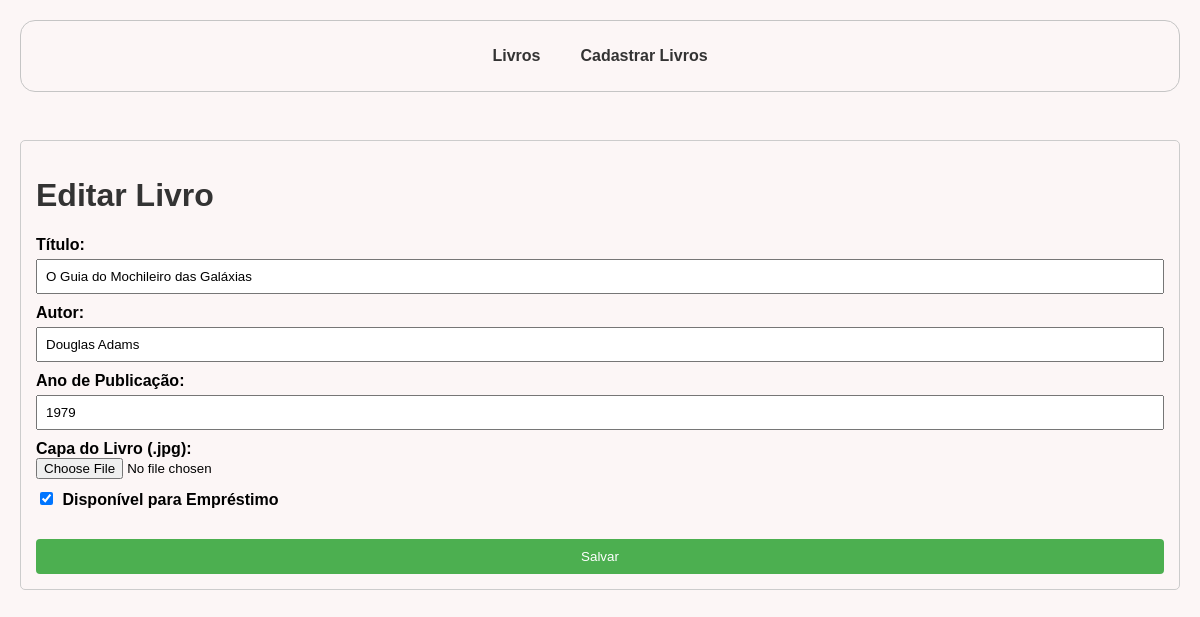
Page /edit/1 on the earlier database version.
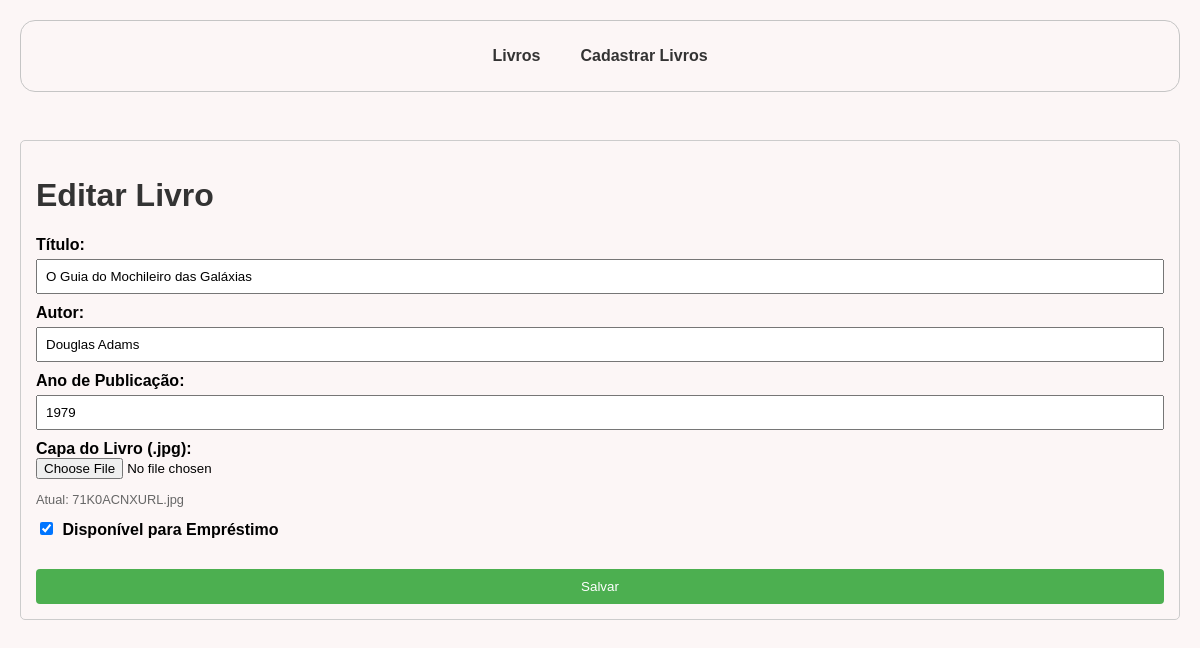
Same page on the later database version.
### tables this page shows
CREATE TABLE livros (
    id INTEGER PRIMARY KEY AUTOINCREMENT,
    titulo TEXT NOT NULL,
    autor TEXT NOT NULL,
    ano_publicacao INTEGER,
    disponivel BOOLEAN,
    capa TEXT
);

### app_flask.py (the view, shortened to what this page needs)
@app.route('/edit/<int:id>', methods=['GET', 'POST'])
def edit_book(id):
    conn = get_db_connection()
    livro = conn.execute('SELECT * FROM livros WHERE id = ?', (id,)).fetchone()
    conn.close()
    return render_template('edit_book.html', livro=livro)

### app_flask.py (called while the page is built)
def get_db_connection():
    conn = sqlite3.connect(DATABASE_NAME)
    conn.row_factory = sqlite3.Row
    return conn

### templates/edit_book.html (shortened to what this page needs)
<!DOCTYPE html>
<html lang="pt-BR">
<head>
    <link rel="stylesheet" href="{{ url_for('static', filename='style.css') }}">
</head>
<body>
    <div class="navbar">
        <a href="{{ url_for('list_books') }}" class="nav-link">Livros</a>
        <a href="{{ url_for('add_book') }}" class="nav-link">Cadastrar Livros</a>
    </div>
    <div class="form-container">
        <h1>Editar Livro</h1>
        <form method="POST" action="{{ url_for('edit_book', id=livro.id) }}" enctype="multipart/form-data">
            <label for="titulo">Título:</label>
            <input type="text" id="titulo" name="titulo" value="{{ livro.titulo }}" required>
            <label for="autor">Autor:</label>
            <input type="text" id="autor" name="autor" value="{{ livro.autor }}" required>
            <label for="ano_publicacao">Ano de Publicação:</label>
            <input type="number" id="ano_publicacao" name="ano_publicacao" value="{{ livro.ano_publicacao }}" required>
            <label for="capa">Capa do Livro (.jpg):</label>
            <input type="file" id="capa" name="capa" accept=".jpg, .jpeg">
            {% if livro.capa %}
            <p style="font-size: 0.8rem; color: #666;">Atual: {{ livro.capa }}</p>
            {% endif %}
            <label>
                <input type="checkbox" id="disponivel" name="disponivel" {% if livro.disponivel %}checked{% endif %}>
                Disponível para Empréstimo
            </label>
            <div style="display: flex; gap: 10px; margin-top: 15px;">
                <button class="editButton" type="submit" style="flex: 1;">Salvar</button>
            </div>
        </form>
    </div>
</body>
</html>

Differences in the rows shown:
changed livros "O Guia do Mochileiro das Galáxias": capa (not shown) → "71K0ACNXURL.jpg"
Other differences:
text now shown: "Atual:"
